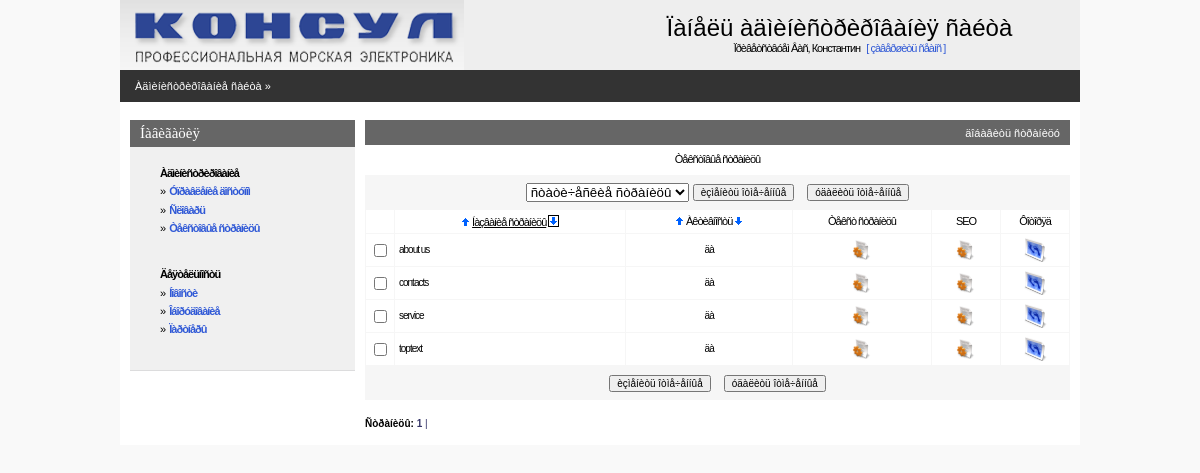
The app's page /admin/textpage.php (signed in), older data.
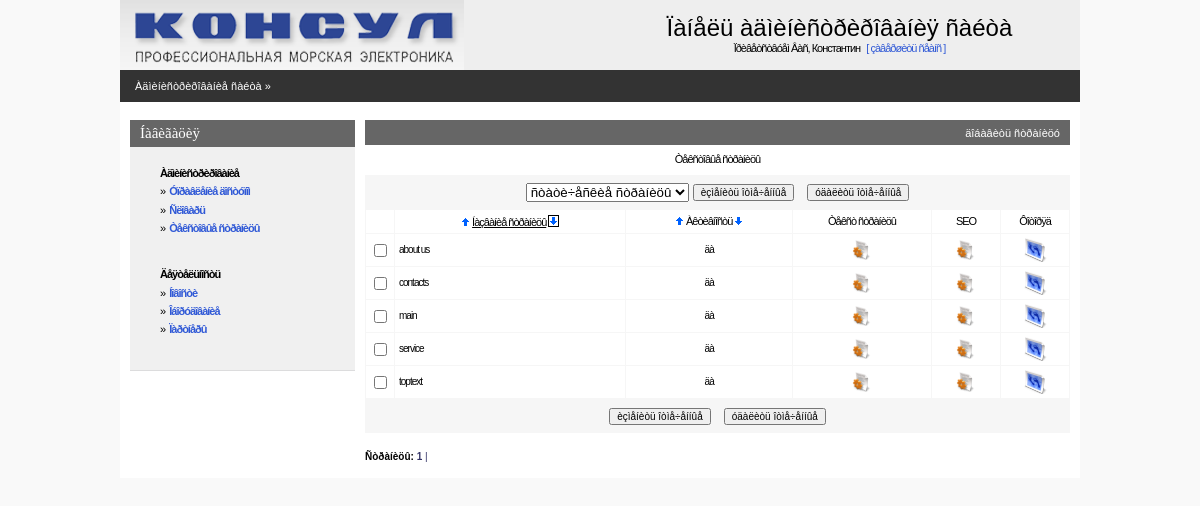
The same page, newer data.
### tables this page shows
CREATE TABLE IF NOT EXISTS `consul_page` (
  `page_code` int(11) NOT NULL AUTO_INCREMENT,
  `page_name` varchar(255) NOT NULL,
  `page_active` tinyint(1) NOT NULL DEFAULT '0',
  `page_url` varchar(255) DEFAULT NULL,
  `page_type` varchar(10) NOT NULL DEFAULT 'static',
  PRIMARY KEY (`page_code`)
);

### admin/inc/connect.php (called while the page is built, shortened)
<?php
    $PHP_SELF=$_SERVER['PHP_SELF'];
?>

### admin/inc/const.php (called while the page is built, shortened)
<?php
    $PREFFIX="consul";
?>

### admin/textpage.php (the view, shortened to what this page needs)
<?php
include("inc/settings.php");
$per_page=30;
if (!isset($curr_page)) $curr_page=0;
if(!($sortby)) $sortby='page_name'; else {$sortby=explode(" ",$sortby);$sortby=$sortby[0];}
if(!isset($sortdir)) {$sortdir="1";$realsortdir="ASC"; }
else
{
 if($sortdir==0) {$realsortdir="DESC";} else {$sortdir=1;$realsortdir="ASC";}
}
if (!isset($pagetype)) $pagetype="static";
$mainquery="select {$PREFFIX}_page.page_code, {$PREFFIX}_page.page_name, {$PREFFIX}_page.page_active
            from {$PREFFIX}_page where {$PREFFIX}_page.page_type like '$pagetype'
            order by $sortby $realsortdir";
?>
<? include ("inc/head.php"); ?>
<BODY>
<center>
<div class=mainbody>
<? include("inc/top.php");?>
<table Border=0 CellSpacing=0 CellPadding=0 width=100%>
  <tr><td class=pageline>
     <div class=wmiddletext><a href="main.php">Àäìèíèñòðèðîâàíèå ñàéòà</a> &#187;</div>
  </td></tr>
</table>
<table Border=0 CellSpacing=0 CellPadding=0 class=mainbody>
 <tr valign=top>
  <td width=10></td>
  <? include("inc/leftmenu.php"); ?>
  <td width=10></td>
  <td>
<?php
echo"<form name='data' action=$PHP_SELF method=POST>";
?>
<table class=grayhead Border=0 CellSpacing=0 CellPadding=0 >
 <tr class=normaltext>
  <td align=right class=wmiddletext><a class=submenu onclick="displayform(this,'äîáàâèòü ñòðàíèöó')">äîáàâèòü ñòðàíèöó</a></td>
 </tr>
</table>
<table Border=0 CellSpacing=0 class=pagebluetable CellPadding=0 >
 <tr><td class=lmenutext height=30 bgcolor=#ffffff align="center">Òåêñòîâûå ñòðàíèöû</td></tr>
</table>
<table Border=0 CellSpacing=0 class=pagebluetable CellPadding=0>
 <tr><td>
 <center>
 <table>
 <tr height=30 >
   <td> <select name="pagetype" onchange="submit()">
           <option value="static" <?php if ($pagetype=="static") echo "selected"; ?>> ñòàòè÷åñêèå ñòðàíèöû </option>
        </select>
   </td>
   <td><input type=button onClick=Send('U') value='èçìåíèòü îòìå÷åííûå' class=smalltext></td>
   <td width=5></td>
   <td><input type=button onClick=ConfirmSend('D') value='óäàëèòü îòìå÷åííûå'  class=smalltext></td>
 </tr>
 </table>
 </td></tr>
</table>
<center>
<table Border=0 CellSpacing=1 class=bluetable CellPadding=4 width=100%>
  <tr class=lmenutext align=center  height=20 bgcolor=#ffffff>
    <td width=20>&nbsp;</td>
    <td  align=center ><?=SortTitle("Íàçâàíèå ñòðàíèöû","page_name",$sortby,$sortdir);?></td>
    <td  align=center ><?=SortTitle("Àêòèâíîñòü","page_active",$sortby,$sortdir);?></td>
    <td width=130 align=center >Òåêñò ñòðàíèöû</td>
    <td width=60 align=center >SEO</td>
    <td width=60 align=center >Ôîòîðÿä</td>
<?php
$res=mysql_query ($mainquery) or die ("Íå ìîãó âûáðàòü ñòðàíèöû. Îøèáêà â çàïðîñå.");
  $num_rows=mysql_num_rows($res);
  if($num_rows)
  {
      $page_quant=ceil($num_rows / $per_page);
    $start_pos=$curr_page*$per_page;
    if ($start_pos+$per_page<$num_rows) $end_pos=$start_pos+$per_page;
       else $end_pos=$num_rows;
    for ($x=$start_pos; $x<$end_pos; $x++)
    {
    list($page_code,$page_name,$page_active)=mysql_fetch_array($res);
    $checkname=$page_code;
    if($page_active) {$page_active="äà";$bg="#FFFFFF";} else {$page_active="íåò";$bg="#EEEEEE";}
    echo"<tr class=edittabletext height=24 bgcolor=$bg>";
    echo"<TD width=20 align=center ><input type='checkbox' name=\"C#$checkname\" id=\"C#$checkname\"></TD>";
    echo"<TD align=left class=smalltext ondblclick='change_line(\"$checkname\",\"F#$checkname#page_name#string\");' id=\"F#$checkname#page_name#string\">".Show($page_name)."</TD>\n";
    echo"<TD class=smalltext align=center  ondblclick='change_yes_no(\"$checkname\",\"F#$checkname#page_active#int\");' id=\"F#$checkname#page_active#int\">".Show($page_active)."</TD>\n";
    echo"<td align=center ><a href='editstatic.php?page_code=$page_code&page_name=$page_name'><img height='20' width='20' src='graph/edit.gif' border=0 title='Òåêñò ñòðàíèöû'></a></td>";
    echo"<td align=center ><a href='editseo.php?page_code=$page_code&page_name=$page_name'><img height='20' width='20' src='graph/edit.gif' border=0 title=''></a></td>";
    echo"<td><center><a href=\"picture.php?back=statlist&icon=250&page_code=$page_code\"><img height='24' width='24' src='graph/photo.gif' border=0 alt='Ôîòîãàëåðåÿ ' title='Ôîòîãàëåðåÿ'></a></td>";
    echo"</TR>\n";
    }
  }
?>
</center>
<table Border=0 CellSpacing=0 class=pagebluetable CellPadding=0 width=95%>
 <tr><td>
 <center>
 <table>
 <tr height=30 >
   <td><input type=button onClick=Send('U') value='èçìåíèòü îòìå÷åííûå' class=smalltext></td>
   <td width=5></td>
   <td><input type=button onClick=ConfirmSend('D') value='óäàëèòü îòìå÷åííûå'  class=smalltext></td>
 </tr>
 </table>
 </td></tr>
</table>
<br>
<?php
echo"<div align=left class=smalltext><b>Ñòðàíèöû:</b>  ";
for ($i=1;$i<$page_quant+1;$i++)
 {
   $y=$i-1;
   if ($curr_page==$y) {$t1="<b>";$t2="</b>";} else {$t1="";$t2="";}
   echo"<a class=blue href=$PHP_SELF?curr_page=$y&sortby=$sortby&sortdir=$sortdir>$t1 $i $t2|</a>&nbsp";
 }
echo"</div>";
?>
    <td width=10></td>
</BODY>
</HTML>

Row changes from the older to the newer data that the page shows:
added consul_page: page_name "main", page_active "äà"
